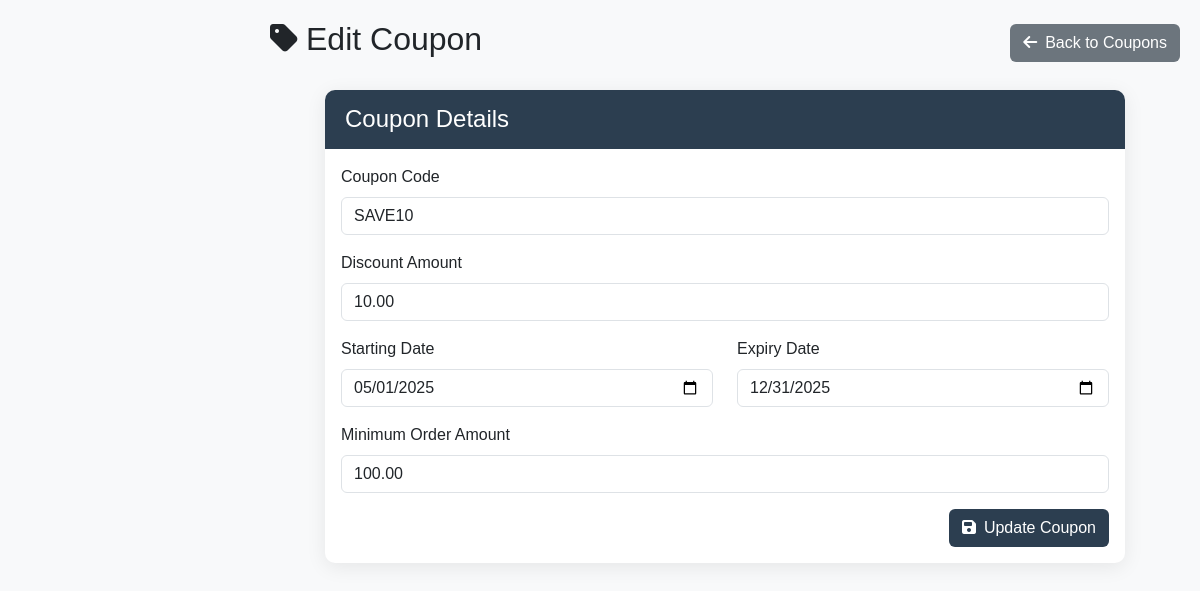
Page /admin_edit_coupon.php?id=1 on the committed database.
### tables this page shows
CREATE TABLE IF NOT EXISTS `coupon` (
  `coupon_id` int(11) NOT NULL AUTO_INCREMENT,
  `coupon_code` varchar(255) DEFAULT NULL,
  `discount` decimal(5,2) NOT NULL,
  `starting_date` date DEFAULT NULL,
  `expiry_date` date NOT NULL,
  `minimum_amount` decimal(10,2) DEFAULT 0.00,
  PRIMARY KEY (`coupon_id`),
  UNIQUE KEY `code` (`coupon_code`)
);

### admin_edit_coupon.php (the view, shortened to what this page needs)
<?php
include 'connect.php';
$coupon_id = isset($_GET['id']) ? intval($_GET['id']) : 0;
$coupon = $conn->query("SELECT * FROM coupon WHERE coupon_id = $coupon_id")->fetch_assoc();
?>
<!DOCTYPE html>
<html lang="en">
<head>
    <link href="https://cdn.jsdelivr.net/npm/bootstrap@5.3.3/dist/css/bootstrap.min.css" rel="stylesheet">
    <link rel="stylesheet" href="https://cdnjs.cloudflare.com/ajax/libs/font-awesome/6.4.0/css/all.min.css">
</head>
<body>
    <div class="main-content">
        <div class="d-flex justify-content-between align-items-center mb-4">
            <h2><i class="fas fa-tag me-2"></i>Edit Coupon</h2>
            <a href="admin_coupons.php" class="btn btn-back">
                <i class="fas fa-arrow-left me-2"></i>Back to Coupons
            </a>
        </div>
        <div class="coupon-form-container">
            <div class="card coupon-form-card">
                <div class="card-header">
                    <h4 class="mb-0">Coupon Details</h4>
                </div>
                <div class="card-body">
                    <form method="POST">
                        <div class="mb-3">
                            <label for="coupon_code" class="form-label">Coupon Code</label>
                            <input type="text" class="form-control" id="coupon_code" name="coupon_code"
                                   value="<?= htmlspecialchars($coupon['coupon_code']) ?>" required>
                        </div>
                        <div class="mb-3">
                            <label for="discount" class="form-label">Discount Amount</label>
                            <input type="number" step="0.01" class="form-control" id="discount" name="discount"
                                   value="<?= htmlspecialchars($coupon['discount']) ?>" required>
                        </div>
                        <div class="row">
                            <div class="col-md-6 mb-3">
                                <label for="starting_date" class="form-label">Starting Date</label>
                                <input type="date" class="form-control" id="starting_date" name="starting_date"
                                       value="<?= htmlspecialchars($coupon['starting_date']) ?>" required>
                            </div>
                            <div class="col-md-6 mb-3">
                                <label for="expiry_date" class="form-label">Expiry Date</label>
                                <input type="date" class="form-control" id="expiry_date" name="expiry_date"
                                       value="<?= htmlspecialchars($coupon['expiry_date']) ?>" required>
                            </div>
                        </div>
                        <div class="mb-3">
                            <label for="minimum_amount" class="form-label">Minimum Order Amount</label>
                            <input type="number" step="0.01" class="form-control" id="minimum_amount" name="minimum_amount"
                                   value="<?= htmlspecialchars($coupon['minimum_amount']) ?>">
                        </div>
                        <div class="d-grid gap-2 d-md-flex justify-content-md-end">
                            <button type="submit" class="btn btn-update">
                                <i class="fas fa-save me-2"></i>Update Coupon
                            </button>
                        </div>
                    </form>
                </div>
            </div>
        </div>
    </div>
</body>
</html>

### admin_edit_coupon.php (style rules this page uses)
body { font-family: 'Poppins', sans-serif; background-color: #f8f9fa; }
.main-content { margin-left: 250px; padding: 20px; }
.coupon-form-container { max-width: 800px; margin: 0 auto; }
.coupon-form-card { border-radius: 10px; box-shadow: 0 4px 20px rgba(0, 0, 0, 0.08); border: none; }
.card-header { background-color: #2c3e50; color: white; padding: 15px 20px; border-bottom: none; border-radius: 10px 10px 0 0 !important; }
.form-label { font-weight: 500; }
.btn-update { background-color: #2c3e50; color: white; }
.btn-back { background-color: #6c757d; color: white; }

### rows in the picture
coupon: coupon_code "SAVE10", discount "10.00", starting_date "05/01/2025", expiry_date "12/31/2025", minimum_amount "100.00"
